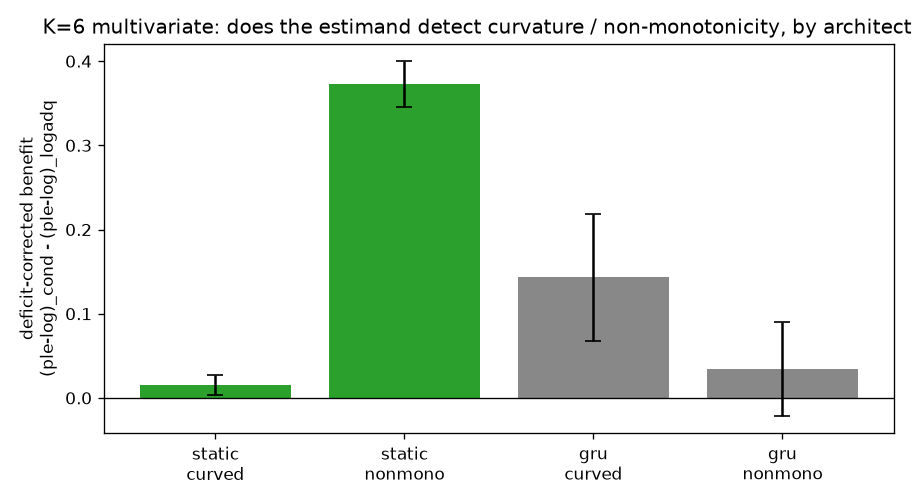

Write Python code to recreate this figure.
# /// script
# requires-python = ">=3.10"
# dependencies = ["numpy", "torch", "scikit-learn", "matplotlib"]
# ///
"""
Cycle 8 — MULTIVARIATE reproduction (the correct experiment).

The positive control (positive_control.py) did NOT fire, and the root cause is a design flaw inherited
from poc2: Cycle 7 established value-curvature is a MULTIVARIATE phenomenon — for a SINGLE curved feature
under a rank metric (PR-AUC) any monotone encoding gives identical rankings, so curvature is INVISIBLE; it
becomes visible only through K additive curved features combining. poc2 and the single-feature positive
control both used ONE curved feature -> curvature was invisible by construction, regardless of architecture.

This reproduces Cycle 7's K=6 additive condition inside the sequence setting, and runs the IDENTICAL
deficit-corrected estimand in TWO architectures to make the null interpretable:

  Conditions (each: K=6 per-step features, iid, recency-aggregated, additive in the logit; equal weights):
    curved : risk_j = cubic(sc_j)   (monotone, log-mismatched)  -> the curvature lever under test
    nonmono: risk_j = sc_j**2       (non-monotone)              -> strong lever; pipeline sanity (Cycle 6/7)
    logadq : risk_j = sc_j          (log-linear)                -> deficit baseline (log is optimal)

  Arms: log (all 6 features log-scalar) | ple (all 6 PLE-encoded, in LOG space).
  deficit-corrected benefit(cond) = (ple-log)_cond - (ple-log)_logadq   [nets PLE's structural deficit].

  Architectures:
    static : recency-POOL the per-step encoding -> logistic (affine-read; NO per-step nonlinearity = the
             Cycle-7 class where curvature is a KNOWN lever). Positive control MUST fire here.
    gru    : Cycle-8 affine-input GRU (gates = a free per-step nonlinearity).

READ:
  * static curved deficit-corrected CI>0  => estimand HAS power (Cycle 7 reproduced) -> null is interpretable
  * then gru curved ~0 while gru nonmono >0 => the GRU absorbs monotone curvature but not non-monotonicity
    -> the (now controlled) refutation holds. gru curved >0 => curvature IS a GRU lever after all.
  * static curved ~0 even here => curvature truly needs richer structure; escalate K / revisit metric.

Confound fixes retained: equal feature weights; PLE fit in log space. PoC scale (L=32, 5 seeds).
"""
import numpy as np
import torch
import torch.nn as nn
from sklearn.linear_model import LogisticRegression
from sklearn.metrics import average_precision_score
import matplotlib
matplotlib.use("Agg")
import matplotlib.pyplot as plt

torch.manual_seed(0)
K = 6
N_TRAIN, N_VAL, N_TEST = 4000, 2000, 4000
L, N_BINS = 32, 12
HIDDEN, EPOCHS, LR, BATCH, PATIENCE = 32, 30, 0.01, 256, 6
DECAY = 0.9
SEEDS = [0, 1, 2, 3, 4]
T_CRIT = 2.776
CONDS = ["curved", "nonmono", "logadq"]
W = (DECAY ** np.arange(L)[::-1]); W = W / W.sum()


def _std(v, axis=None):
    m = v.mean(axis=axis, keepdims=axis is not None)
    s = v.std(axis=axis, keepdims=axis is not None) + 1e-12
    return (v - m) / s


def risk(cond, sc):                                          # sc: standardized log feature
    if cond == "curved":
        return sc ** 3
    if cond == "nonmono":
        return sc ** 2
    return sc                                                # logadq


def make_sequences(cond, n, seed):
    rng = np.random.default_rng(seed)
    feats = np.exp(rng.normal(0.0, 1.2, size=(n, L, K)))     # K iid per-step features
    sc = _std(np.log(feats), axis=(0, 1))                    # standardize each feature in log space
    logit = np.zeros(n)
    for j in range(K):
        g = _std(risk(cond, sc[..., j]))                     # per-feature risk contribution
        agg = (g * W[None, :]).sum(axis=1)                   # recency-weighted aggregation
        logit = logit + _std(agg)                            # equal weights, additive
    b = -np.quantile(logit, 0.93)
    y = (rng.random(n) < 1 / (1 + np.exp(-(logit + b)))).astype(np.float32)
    return sc.astype(np.float32), y, (logit + b)             # sc: (n,L,K) log-standardized features


def fit_edges(sc_tr):                                        # per-feature PLE edges (log space)
    E = []
    for j in range(K):
        e = np.quantile(sc_tr[..., j], np.linspace(0, 1, N_BINS + 1))
        for t in range(1, e.size):
            if e[t] <= e[t - 1]:
                e[t] = e[t - 1] + 1e-9
        E.append(e)
    return E


def encode(arm, sc, E):
    if arm == "log":
        return sc.astype(np.float32)                         # (n,L,K)
    cols = []
    for j in range(K):
        e = E[j]
        r = np.empty(sc.shape[:2] + (N_BINS,), dtype=np.float32)
        x = sc[..., j]
        for t in range(N_BINS):
            r[..., t] = np.clip((x - e[t]) / (e[t + 1] - e[t]), 0.0, 1.0)
        cols.append(r)
    return np.concatenate(cols, axis=-1).astype(np.float32)  # (n,L,K*N_BINS)


def static_ap(arm, sc_tr, ytr, sc_te, yte, E):
    def pool(sc):
        return (encode(arm, sc, E) * W[None, :, None]).sum(axis=1)
    m = LogisticRegression(max_iter=3000).fit(pool(sc_tr), ytr)
    return average_precision_score(yte, m.predict_proba(pool(sc_te))[:, 1])


class GRUClf(nn.Module):
    def __init__(self, d):
        super().__init__()
        self.gru = nn.GRU(d, HIDDEN, batch_first=True)
        self.head = nn.Linear(HIDDEN, 1)

    def forward(self, x):
        out, _ = self.gru(x)
        return self.head(out[:, -1, :]).squeeze(1)


def gru_score(m, X):
    m.eval()
    with torch.no_grad():
        return torch.sigmoid(m(torch.tensor(X))).numpy()


def gru_ap(arm, sc_tr, ytr, sc_va, yva, sc_te, yte, E, seed):
    Xtr, Xva, Xte = encode(arm, sc_tr, E), encode(arm, sc_va, E), encode(arm, sc_te, E)
    torch.manual_seed(seed); torch.set_num_threads(1)
    m = GRUClf(Xtr.shape[2])
    opt = torch.optim.Adam(m.parameters(), lr=LR)
    lossf = nn.BCEWithLogitsLoss()
    Xtr_t, ytr_t = torch.tensor(Xtr), torch.tensor(ytr)
    best, best_state, bad = -1.0, None, 0
    for epoch in range(EPOCHS):
        m.train()
        g = torch.Generator().manual_seed(seed * 1000 + epoch)
        perm = torch.randperm(len(ytr), generator=g)
        for i in range(0, len(ytr), BATCH):
            idx = perm[i:i + BATCH]
            opt.zero_grad(); lossf(m(Xtr_t[idx]), ytr_t[idx]).backward(); opt.step()
        apv = average_precision_score(yva, gru_score(m, Xva))
        if apv > best + 1e-5:
            best, bad, best_state = apv, 0, {k: v.clone() for k, v in m.state_dict().items()}
        else:
            bad += 1
            if bad >= PATIENCE:
                break
    if best_state is not None:
        m.load_state_dict(best_state)
    return average_precision_score(yte, gru_score(m, Xte))


def paired_ci(d):
    d = np.asarray(d, float)
    m = d.mean(); se = d.std(ddof=1) / np.sqrt(len(d))
    return m, m - T_CRIT * se, m + T_CRIT * se


# per (arch, cond, arm) -> list of seed APs
AP = {}
for cond in CONDS:
    for seed in SEEDS:
        sc_tr, ytr, _ = make_sequences(cond, N_TRAIN, 100 + seed)
        sc_va, yva, _ = make_sequences(cond, N_VAL, 300 + seed)
        sc_te, yte, _ = make_sequences(cond, N_TEST, 500 + seed)
        E = fit_edges(sc_tr)
        for arm in ("log", "ple"):
            AP.setdefault(("static", cond, arm), []).append(static_ap(arm, sc_tr, ytr, sc_te, yte, E))
            AP.setdefault(("gru", cond, arm), []).append(
                gru_ap(arm, sc_tr, ytr, sc_va, yva, sc_te, yte, E, seed))


def pl(arch, cond):                                          # (ple - log) per seed
    return [AP[(arch, cond, "ple")][i] - AP[(arch, cond, "log")][i] for i in range(len(SEEDS))]


def f(c):
    return f"{c[0]:+.3f} [{c[1]:+.3f}, {c[2]:+.3f}]"


print("=" * 92)
print("MULTIVARIATE (K=6) — deficit-corrected benefit = (ple-log)_cond - (ple-log)_logadq ; 5 seeds")
print(f"{'arch':>8} {'cond':>9} {'ple-log':>22} {'deficit-corrected':>22} {'CI>0?':>7}")
DC = {}
for arch in ("static", "gru"):
    for cond in ("curved", "nonmono"):
        raw = paired_ci(pl(arch, cond))
        dc = paired_ci([a - b for a, b in zip(pl(arch, cond), pl(arch, "logadq"))])
        DC[(arch, cond)] = dc
        print(f"{arch:>8} {cond:>9} {f(raw):>22} {f(dc):>22} {'YES' if dc[1] > 0 else 'no':>7}")

print("\n" + "=" * 92)
sc_fires = DC[("static", "curved")][1] > 0
sn_fires = DC[("static", "nonmono")][1] > 0
gc = DC[("gru", "curved")]
gn = DC[("gru", "nonmono")]
print(f"POSITIVE CONTROLS (static, lever KNOWN): curved {f(DC[('static','curved')])} -> "
      f"{'FIRES' if sc_fires else 'does NOT fire'}; nonmono {f(DC[('static','nonmono')])} -> "
      f"{'FIRES' if sn_fires else 'does NOT fire'}")
if sc_fires:
    print("\nEstimand HAS power for monotone curvature (Cycle 7 reproduced in the affine-read class).")
    print(f"GRU curved  : {f(gc)} -> {'GRU absorbs curvature (controlled refutation holds)' if gc[2] <= 0.005 else 'curvature IS a GRU lever' if gc[1] > 0 else 'GRU curved inconclusive'}")
    print(f"GRU nonmono : {f(gn)} -> {'non-monotonicity IS a GRU lever (expected, Cycle 6)' if gn[1] > 0 else 'unexpected: nonmono null in GRU'}")
elif sn_fires:
    print("\nEstimand detects NON-MONOTONE levers but NOT monotone curvature even in the affine-read class.")
    print("=> curvature may need larger K / a magnitude-sensitive metric; monotone-curvature question OPEN.")
else:
    print("\nEstimand fires for NOTHING even where levers are known => pipeline/metric problem; halt & fix.")

fig, ax = plt.subplots(figsize=(7.6, 4.2))
labels = ["static\ncurved", "static\nnonmono", "gru\ncurved", "gru\nnonmono"]
keys = [("static", "curved"), ("static", "nonmono"), ("gru", "curved"), ("gru", "nonmono")]
ms = [DC[k][0] for k in keys]
lo = [DC[k][0] - DC[k][1] for k in keys]
hi = [DC[k][2] - DC[k][0] for k in keys]
ax.bar(range(4), ms, yerr=[lo, hi], capsize=5, color=["#2ca02c", "#2ca02c", "#888", "#888"])
ax.axhline(0, color="k", lw=0.8)
ax.set_xticks(range(4)); ax.set_xticklabels(labels)
ax.set_ylabel("deficit-corrected benefit\n(ple-log)_cond - (ple-log)_logadq")
ax.set_title("K=6 multivariate: does the estimand detect curvature / non-monotonicity, by architecture?")
plt.tight_layout(); plt.savefig("multivariate_control.png", dpi=120)
print("\nsaved multivariate_control.png")
